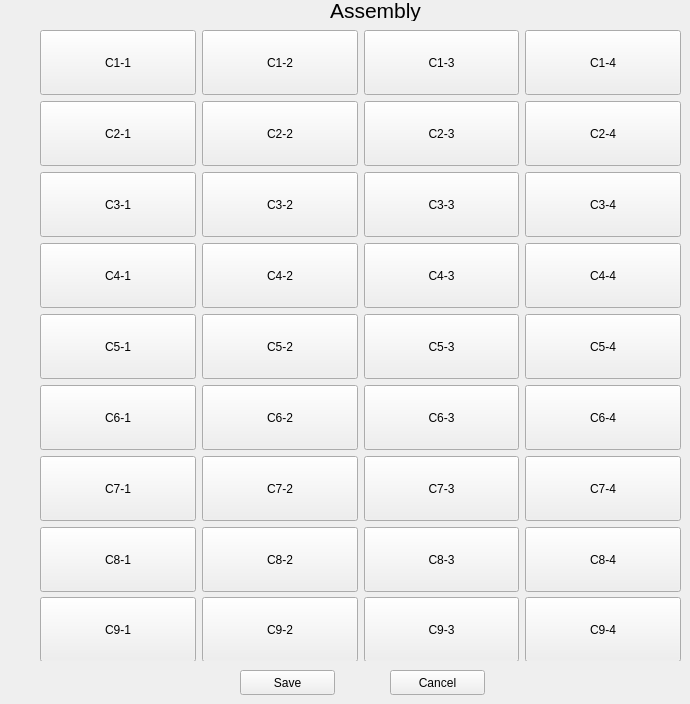
         <widget class="QWidget" name="CabinetPage">
          <widget class="QWidget" name="widget" native="true">
           <property name="geometry">
            <rect>
             <x>40</x>
             <y>30</y>
             <width>641</width>
             <height>631</height>
            </rect>
           </property>
           <property name="styleSheet">
            <string notr="true"/>
           </property>
           <layout class="QGridLayout" name="gridLayout_3">
            <property name="topMargin">
             <number>0</number>
            </property>
            <property name="bottomMargin">
             <number>0</number>
            </property>
            <item row="0" column="0">
             <layout class="QGridLayout" name="gridLayout_2">
              <item row="0" column="1">
               <widget class="QPushButton" name="C12">
                <property name="minimumSize">
                 <size>
                  <width>65</width>
                  <height>65</height>
                 </size>
                </property>
                <property name="sizeIncrement">
                 <size>
                  <width>2</width>
                  <height>0</height>
                 </size>
                </property>
                <property name="text">
                 <string>C1-2</string>
                </property>
                <property name="checkable">
                 <bool>true</bool>
                </property>
               </widget>
              </item>
              <item row="1" column="0">
               <widget class="QPushButton" name="C21">
                <property name="minimumSize">
                 <size>
                  <width>65</width>
                  <height>65</height>
                 </size>
                </property>
                <property name="text">
                 <string>C2-1</string>
                </property>
                <property name="checkable">
                 <bool>true</bool>
                </property>
               </widget>
              </item>
              <item row="2" column="1">
               <widget class="QPushButton" name="C32">
                <property name="minimumSize">
                 <size>
                  <width>65</width>
                  <height>65</height>
                 </size>
                </property>
                <property name="text">
                 <string>C3-2</string>
                </property>
                <property name="checkable">
                 <bool>true</bool>
                </property>
               </widget>
              </item>
              <item row="0" column="2">
               <widget class="QPushButton" name="C13">
                <property name="minimumSize">
                 <size>
                  <width>65</width>
                  <height>65</height>
                 </size>
                </property>
                <property name="sizeIncrement">
                 <size>
                  <width>2</width>
                  <height>0</height>
                 </size>
                </property>
                <property name="text">
                 <string>C1-3</string>
                </property>
                <property name="checkable">
                 <bool>true</bool>
                </property>
               </widget>
              </item>
              <item row="2" column="3">
               <widget class="QPushButton" name="C34">
                <property name="minimumSize">
                 <size>
                  <width>65</width>
                  <height>65</height>
                 </size>
                </property>
                <property name="text">
                 <string>C3-4</string>
                </property>
                <property name="checkable">
                 <bool>true</bool>
                </property>
               </widget>
              </item>
              <item row="5" column="1">
               <widget class="QPushButton" name="C52">
                <property name="minimumSize">
                 <size>
                  <width>65</width>
                  <height>65</height>
                 </size>
                </property>
                <property name="text">
                 <string>C5-2</string>
                </property>
                <property name="checkable">
                 <bool>true</bool>
                </property>
               </widget>
              </item>
              <item row="9" column="0">
               <widget class="QPushButton" name="C91">
                <property name="minimumSize">
                 <size>
                  <width>65</width>
                  <height>65</height>
                 </size>
                </property>
                <property name="text">
                 <string>C9-1</string>
                </property>
                <property name="checkable">
                 <bool>true</bool>
                </property>
               </widget>
              </item>
              <item row="2" column="2">
               <widget class="QPushButton" name="C33">
                <property name="minimumSize">
                 <size>
                  <width>65</width>
                  <height>65</height>
                 </size>
                </property>
                <property name="text">
                 <string>C3-3</string>
                </property>
                <property name="checkable">
                 <bool>true</bool>
                </property>
               </widget>
              </item>
              <item row="7" column="0">
               <widget class="QPushButton" name="C71">
                <property name="minimumSize">
                 <size>
                  <width>65</width>
                  <height>65</height>
                 </size>
                </property>
                <property name="text">
                 <string>C7-1</string>
                </property>
                <property name="checkable">
                 <bool>true</bool>
                </property>
               </widget>
              </item>
              <item row="8" column="0">
               <widget class="QPushButton" name="C81">
                <property name="minimumSize">
                 <size>
                  <width>65</width>
                  <height>65</height>
                 </size>
                </property>
                <property name="text">
                 <string>C8-1</string>
                </property>
                <property name="checkable">
                 <bool>true</bool>
                </property>
               </widget>
              </item>
              <item row="0" column="3">
               <widget class="QPushButton" name="C14">
                <property name="minimumSize">
                 <size>
                  <width>65</width>
                  <height>65</height>
                 </size>
                </property>
                <property name="text">
                 <string>C1-4</string>
                </property>
                <property name="checkable">
                 <bool>true</bool>
                </property>
               </widget>
              </item>
              <item row="6" column="0">
               <widget class="QPushButton" name="C61">
                <property name="minimumSize">
                 <size>
                  <width>65</width>
                  <height>65</height>
                 </size>
                </property>
                <property name="text">
                 <string>C6-1</string>
                </property>
                <property name="checkable">
                 <bool>true</bool>
                </property>
               </widget>
              </item>
              <item row="2" column="0">
               <widget class="QPushButton" name="C31">
                <property name="minimumSize">
                 <size>
                  <width>65</width>
                  <height>65</height>
                 </size>
                </property>
                <property name="text">
                 <string>C3-1</string>
                </property>
                <property name="checkable">
                 <bool>true</bool>
                </property>
               </widget>
              </item>
              <item row="0" column="0">
               <widget class="QPushButton" name="C11">
                <property name="sizePolicy">
                 <sizepolicy hsizetype="Preferred" vsizetype="Preferred">
                  <horstretch>0</horstretch>
                  <verstretch>0</verstretch>
                 </sizepolicy>
                </property>
                <property name="minimumSize">
                 <size>
                  <width>65</width>
                  <height>65</height>
                 </size>
                </property>
                <property name="text">
                 <string>C1-1</string>
                </property>
                <property name="checkable">
                 <bool>true</bool>
                </property>
               </widget>
              </item>
              <item row="5" column="2">
               <widget class="QPushButton" name="C53">
                <property name="minimumSize">
                 <size>
                  <width>65</width>
                  <height>65</height>
                 </size>
                </property>
                <property name="text">
                 <string>C5-3</string>
                </property>
                <property name="checkable">
                 <bool>true</bool>
                </property>
               </widget>
              </item>
              <item row="5" column="0">
               <widget class="QPushButton" name="C51">
                <property name="minimumSize">
                 <size>
                  <width>65</width>
                  <height>65</height>
                 </size>
                </property>
                <property name="text">
                 <string>C5-1</string>
                </property>
                <property name="checkable">
                 <bool>true</bool>
                </property>
               </widget>
              </item>
              <item row="3" column="0">
               <widget class="QPushButton" name="C41">
                <property name="minimumSize">
                 <size>
                  <width>65</width>
                  <height>65</height>
                 </size>
                </property>
                <property name="text">
                 <string>C4-1</string>
                </property>
                <property name="checkable">
                 <bool>true</bool>
                </property>
               </widget>
              </item>
              <item row="1" column="1">
               <widget class="QPushButton" name="C22">
                <property name="minimumSize">
                 <size>
                  <width>65</width>
                  <height>65</height>
                 </size>
                </property>
                <property name="text">
                 <string>C2-2</string>
                </property>
                <property name="checkable">
                 <bool>true</bool>
                </property>
               </widget>
              </item>
              <item row="1" column="2">
               <widget class="QPushButton" name="C23">
                <property name="minimumSize">
                 <size>
                  <width>65</width>
                  <height>65</height>
                 </size>
                </property>
                <property name="text">
                 <string>C2-3</string>
                </property>
                <property name="checkable">
                 <bool>true</bool>
                </property>
               </widget>
              </item>
              <item row="1" column="3">
               <widget class="QPushButton" name="C24">
                <property name="minimumSize">
                 <size>
                  <width>65</width>
                  <height>65</height>
                 </size>
                </property>
                <property name="text">
                 <string>C2-4</string>
                </property>
                <property name="checkable">
                 <bool>true</bool>
                </property>
               </widget>
              </item>
              <item row="3" column="1">
               <widget class="QPushButton" name="C42">
                <property name="minimumSize">
                 <size>
                  <width>65</width>
                  <height>65</height>
                 </size>
                </property>
                <property name="text">
                 <string>C4-2</string>
                </property>
                <property name="checkable">
                 <bool>true</bool>
                </property>
               </widget>
              </item>
              <item row="3" column="2">
               <widget class="QPushButton" name="C43">
                <property name="minimumSize">
                 <size>
                  <width>65</width>
                  <height>65</height>
                 </size>
                </property>
                <property name="text">
                 <string>C4-3</string>
                </property>
                <property name="checkable">
                 <bool>true</bool>
                </property>
               </widget>
              </item>
              <item row="3" column="3">
               <widget class="QPushButton" name="C44">
                <property name="minimumSize">
                 <size>
                  <width>65</width>
                  <height>65</height>
                 </size>
                </property>
                <property name="text">
                 <string>C4-4</string>
                </property>
                <property name="checkable">
                 <bool>true</bool>
                </property>
               </widget>
              </item>
              <item row="6" column="1">
               <widget class="QPushButton" name="C62">
                <property name="minimumSize">
                 <size>
                  <width>65</width>
                  <height>65</height>
                 </size>
                </property>
                <property name="text">
                 <string>C6-2</string>
                </property>
                <property name="checkable">
                 <bool>true</bool>
                </property>
               </widget>
              </item>
              <item row="6" column="2">
               <widget class="QPushButton" name="C63">
                <property name="minimumSize">
                 <size>
                  <width>65</width>
                  <height>65</height>
                 </size>
                </property>
                <property name="text">
                 <string>C6-3</string>
                </property>
                <property name="checkable">
                 <bool>true</bool>
                </property>
               </widget>
              </item>
              <item row="5" column="3">
               <widget class="QPushButton" name="C54">
                <property name="minimumSize">
                 <size>
                  <width>65</width>
                  <height>65</height>
                 </size>
                </property>
                <property name="text">
                 <string>C5-4</string>
                </property>
                <property name="checkable">
                 <bool>true</bool>
                </property>
               </widget>
              </item>
              <item row="6" column="3">
               <widget class="QPushButton" name="C64">
                <property name="minimumSize">
                 <size>
                  <width>65</width>
                  <height>65</height>
                 </size>
                </property>
                <property name="text">
                 <string>C6-4</string>
                </property>
                <property name="checkable">
                 <bool>true</bool>
                </property>
               </widget>
              </item>
              <item row="7" column="1">
               <widget class="QPushButton" name="C72">
                <property name="minimumSize">
                 <size>
                  <width>65</width>
                  <height>65</height>
                 </size>
                </property>
                <property name="text">
                 <string>C7-2</string>
                </property>
                <property name="checkable">
                 <bool>true</bool>
                </property>
               </widget>
              </item>
              <item row="7" column="2">
               <widget class="QPushButton" name="C73">
                <property name="minimumSize">
                 <size>
                  <width>65</width>
                  <height>65</height>
                 </size>
                </property>
                <property name="text">
                 <string>C7-3</string>
                </property>
                <property name="checkable">
                 <bool>true</bool>
                </property>
               </widget>
              </item>
              <item row="7" column="3">
               <widget class="QPushButton" name="C74">
                <property name="minimumSize">
                 <size>
                  <width>65</width>
                  <height>65</height>
                 </size>
                </property>
                <property name="text">
                 <string>C7-4</string>
                </property>
                <property name="checkable">
                 <bool>true</bool>
                </property>
               </widget>
              </item>
              <item row="8" column="1">
               <widget class="QPushButton" name="C82">
                <property name="minimumSize">
                 <size>
                  <width>65</width>
                  <height>65</height>
                 </size>
                </property>
                <property name="text">
                 <string>C8-2</string>
                </property>
                <property name="checkable">
                 <bool>true</bool>
                </property>
               </widget>
              </item>
              <item row="8" column="2">
               <widget class="QPushButton" name="C83">
                <property name="minimumSize">
                 <size>
                  <width>65</width>
                  <height>65</height>
                 </size>
                </property>
                <property name="text">
                 <string>C8-3</string>
                </property>
                <property name="checkable">
                 <bool>true</bool>
                </property>
               </widget>
              </item>
              <item row="8" column="3">
               <widget class="QPushButton" name="C84">
                <property name="minimumSize">
                 <size>
                  <width>65</width>
                  <height>65</height>
                 </size>
                </property>
                <property name="text">
                 <string>C8-4</string>
                </property>
                <property name="checkable">
                 <bool>true</bool>
                </property>
               </widget>
              </item>
              <item row="9" column="1">
               <widget class="QPushButton" name="C92">
                <property name="minimumSize">
                 <size>
                  <width>65</width>
                  <height>65</height>
                 </size>
                </property>
                <property name="text">
                 <string>C9-2</string>
                </property>
                <property name="checkable">
                 <bool>true</bool>
                </property>
               </widget>
              </item>
              <item row="9" column="2">
               <widget class="QPushButton" name="C93">
                <property name="minimumSize">
                 <size>
                  <width>65</width>
                  <height>65</height>
                 </size>
                </property>
                <property name="text">
                 <string>C9-3</string>
                </property>
                <property name="checkable">
                 <bool>true</bool>
                </property>
               </widget>
              </item>
              <item row="9" column="3">
               <widget class="QPushButton" name="C94">
                <property name="minimumSize">
                 <size>
                  <width>65</width>
                  <height>65</height>
                 </size>
                </property>
                <property name="text">
                 <string>C9-4</string>
                </property>
                <property name="checkable">
                 <bool>true</bool>
                </property>
               </widget>
              </item>
             </layout>
            </item>
           </layout>
          </widget>
          <widget class="QLabel" name="CabinetLabel">
           <property name="geometry">
            <rect>
             <x>330</x>
             <y>0</y>
             <width>101</width>
             <height>21</height>
            </rect>
           </property>
           <property name="font">
            <font>
             <pointsize>16</pointsize>
            </font>
           </property>
           <property name="text">
            <string>Assembly</string>
           </property>
          </widget>
          <widget class="QPushButton" name="SaveCabinet">
           <property name="geometry">
            <rect>
             <x>240</x>
             <y>670</y>
             <width>95</width>
             <height>25</height>
            </rect>
           </property>
           <property name="text">
            <string>Save</string>
           </property>
          </widget>
          <widget class="QPushButton" name="CancelCabinet">
           <property name="geometry">
            <rect>
             <x>390</x>
             <y>670</y>
             <width>95</width>
             <height>25</height>
            </rect>
           </property>
           <property name="text">
            <string>Cancel</string>
           </property>
          </widget>
         </widget>
